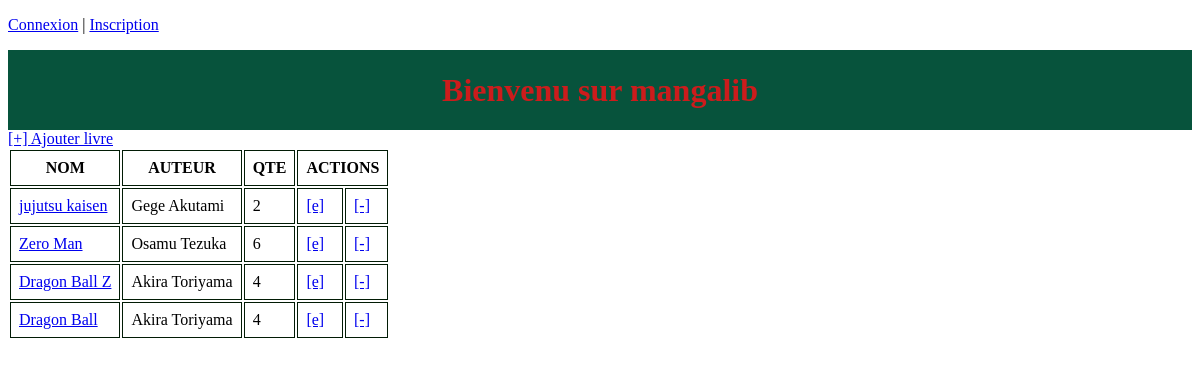
Page /manga/ on the earlier database version.
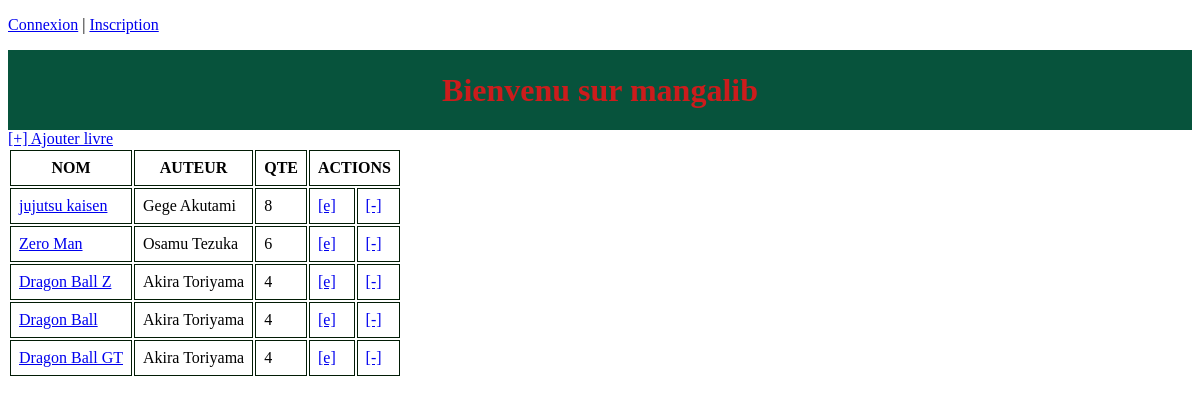
Same page on the later database version.
### mangalib/models.py (models this page shows, shortened)
class livre(models.Model):
    titre = models.CharField(max_length = 32, unique=True,verbose_name="Titre")
    quantity = models.IntegerField(default=1,verbose_name="Quantité")
    auteur = models.ForeignKey(Auteur, on_delete=models.DO_NOTHING,verbose_name="Auteur")
    class Meta:
        verbose_name ="Livre"
        verbose_name_plural ="Livres"

class Auteur(models.Model):
    nom = models.CharField(max_length=64, unique = True,verbose_name="Nom")
    class Meta:
        verbose_name ="Auteur"
        verbose_name_plural ="Auteurs"
    def __str__(self):
        return self.nom

### mangalib/views.py (the view, shortened to what this page needs)
# urls.py: path('',views.index, name='index'),  # manga/
def index(request):
    context = {
       "livres": livre.objects.all() }
    return render(request,"mangalib/index.html",context)

### mangalib/templates/mangalib/index.html
 {% include 'mangalib/couche/begin_page.html' %}
 {% if user.is_authenticated %}
    <p>Connecté sous {{ user.username }} | <a href="{% url 'accounts:logout' %}">Déconnexion</a> </p>
  {% else %}
  <p> <a href="{% url 'accounts:login'%}">Connexion</a>  |
    <a href="{% url 'accounts:register' %}">Inscription</a></p>
  {% endif %}
  <h1 > Bienvenu sur mangalib {{livre.titre}}  </h1>
   <a href=" {% url 'mangalib:add_livre' %} ">[+] Ajouter livre</a>
    <div class="ma-table">
  <table>
        <tr>
            <th>NOM</th>
            <th>AUTEUR</th>
            <th>QTE</th>
            <th colspan="2">ACTIONS</th>
        </tr>
      {% for livre in livres %}
      <tr>
      <td> <a href=" {% url 'mangalib:show' livre.id %} "> {{ livre.titre }} </a></td>
      <td> {{ livre.auteur}} </td>
      <td> {{ livre.quantity }} </td>
      <td><a href=" {% url 'mangalib:edit_livre' livre.id %} ">[e]</a></td>
      <td><a href=" {% url 'mangalib:del_livre' livre.id %} ">[-]</a></td>
    </tr>
      {% endfor %}
</table>
</div>
    {% include 'mangalib/couche/end_page.html' %}

### mangalib/templates/mangalib/couche/begin_page.html (shortened to what this page needs)
{% load static %}
{% load customtags %}
<!DOCTYPE html>
<html lang="fr">
<head>
    <link rel="stylesheet" href="{% static 'mangalib/css/main.css' %}" >
</head>
<body>

### mangalib/templates/mangalib/couche/end_page.html
</body>
</html>

Differences in the rows shown:
changed livre "jujutsu kaisen": quantity "2" → "8"
added livre: titre "Dragon Ball GT", auteur "Akira Toriyama", quantity "4"
